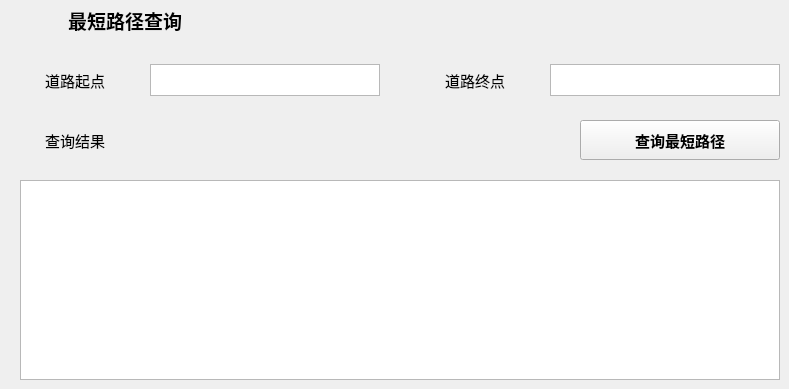
    <widget class="QWidget" name="page_3">
     <widget class="QLabel" name="road_title">
      <property name="geometry">
       <rect>
        <x>0</x>
        <y>0</y>
        <width>250</width>
        <height>40</height>
       </rect>
      </property>
      <property name="font">
       <font>
        <family>微软雅黑</family>
        <pointsize>14</pointsize>
        <weight>75</weight>
        <bold>true</bold>
       </font>
      </property>
      <property name="text">
       <string>最短路径查询</string>
      </property>
      <property name="alignment">
       <set>Qt::AlignCenter</set>
      </property>
     </widget>
     <widget class="QLabel" name="road_label_1">
      <property name="geometry">
       <rect>
        <x>0</x>
        <y>60</y>
        <width>150</width>
        <height>40</height>
       </rect>
      </property>
      <property name="font">
       <font>
        <pointsize>11</pointsize>
       </font>
      </property>
      <property name="text">
       <string>道路起点</string>
      </property>
      <property name="alignment">
       <set>Qt::AlignCenter</set>
      </property>
     </widget>
     <widget class="QTextEdit" name="road_text_1">
      <property name="geometry">
       <rect>
        <x>150</x>
        <y>64</y>
        <width>230</width>
        <height>32</height>
       </rect>
      </property>
     </widget>
     <widget class="QTextEdit" name="road_text_2">
      <property name="geometry">
       <rect>
        <x>550</x>
        <y>64</y>
        <width>230</width>
        <height>32</height>
       </rect>
      </property>
     </widget>
     <widget class="QLabel" name="road_label_2">
      <property name="geometry">
       <rect>
        <x>400</x>
        <y>60</y>
        <width>150</width>
        <height>40</height>
       </rect>
      </property>
      <property name="font">
       <font>
        <pointsize>11</pointsize>
       </font>
      </property>
      <property name="text">
       <string>道路终点</string>
      </property>
      <property name="alignment">
       <set>Qt::AlignCenter</set>
      </property>
     </widget>
     <widget class="QTextEdit" name="road_text_3">
      <property name="geometry">
       <rect>
        <x>20</x>
        <y>180</y>
        <width>760</width>
        <height>200</height>
       </rect>
      </property>
     </widget>
     <widget class="QPushButton" name="road_button_1">
      <property name="geometry">
       <rect>
        <x>580</x>
        <y>120</y>
        <width>200</width>
        <height>40</height>
       </rect>
      </property>
      <property name="font">
       <font>
        <pointsize>11</pointsize>
        <weight>75</weight>
        <bold>true</bold>
       </font>
      </property>
      <property name="text">
       <string>查询最短路径</string>
      </property>
     </widget>
     <widget class="QLabel" name="road_label_3">
      <property name="geometry">
       <rect>
        <x>0</x>
        <y>120</y>
        <width>150</width>
        <height>40</height>
       </rect>
      </property>
      <property name="font">
       <font>
        <pointsize>11</pointsize>
       </font>
      </property>
      <property name="text">
       <string>查询结果</string>
      </property>
      <property name="alignment">
       <set>Qt::AlignCenter</set>
      </property>
     </widget>
    </widget>
